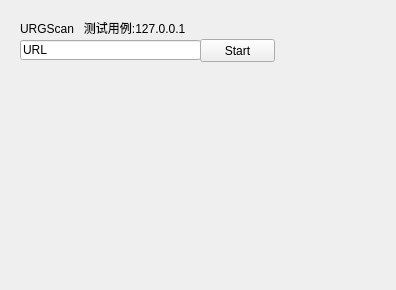
<?xml version="1.0" encoding="UTF-8"?>
<ui version="4.0">
 <class>URG_Scan</class>
 <widget class="QWidget" name="URG_Scan">
  <property name="geometry">
   <rect>
    <x>0</x>
    <y>0</y>
    <width>396</width>
    <height>290</height>
   </rect>
  </property>
  <property name="windowTitle">
   <string>Form</string>
  </property>
  <widget class="QPushButton" name="pushButton">
   <property name="geometry">
    <rect>
     <x>200</x>
     <y>39</y>
     <width>75</width>
     <height>23</height>
    </rect>
   </property>
   <property name="text">
    <string>Start</string>
   </property>
  </widget>
  <widget class="QLineEdit" name="lineEdit">
   <property name="geometry">
    <rect>
     <x>20</x>
     <y>40</y>
     <width>181</width>
     <height>20</height>
    </rect>
   </property>
   <property name="text">
    <string>URL</string>
   </property>
  </widget>
  <widget class="QLabel" name="label">
   <property name="geometry">
    <rect>
     <x>20</x>
     <y>20</y>
     <width>321</width>
     <height>16</height>
    </rect>
   </property>
   <property name="text">
    <string>URGScan   测试用例:127.0.0.1</string>
   </property>
  </widget>
 </widget>
 <resources/>
 <connections/>
</ui>
